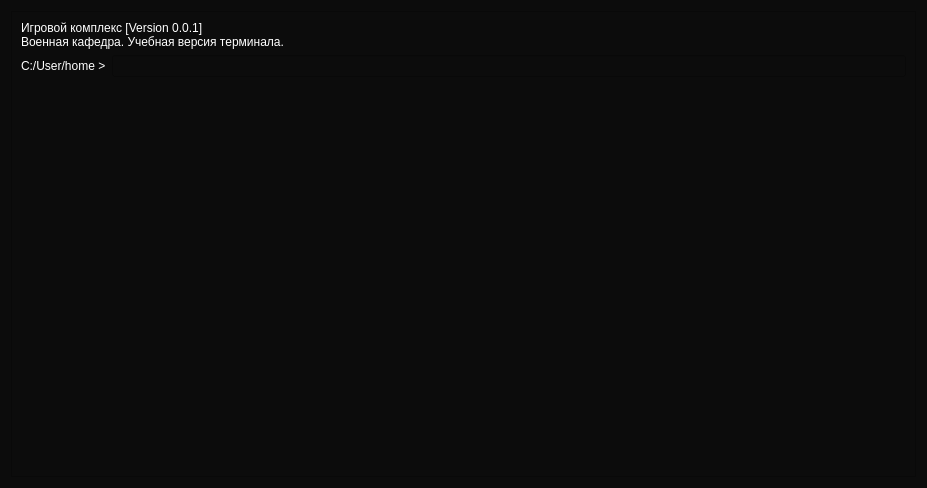
<?xml version="1.0" encoding="UTF-8"?>
<ui version="4.0">
 <class>Dialog</class>
 <widget class="QDialog" name="Dialog">
  <property name="geometry">
   <rect>
    <x>0</x>
    <y>0</y>
    <width>927</width>
    <height>488</height>
   </rect>
  </property>
  <property name="windowTitle">
   <string>Dialog</string>
  </property>
  <property name="styleSheet">
   <string notr="true">background-color:rgb(12,12,12);</string>
  </property>
  <layout class="QVBoxLayout" name="verticalLayout">
   <item>
    <widget class="QScrollArea" name="scrollArea">
     <property name="widgetResizable">
      <bool>true</bool>
     </property>
     <widget class="QWidget" name="scrollAreaWidgetContents">
      <property name="geometry">
       <rect>
        <x>0</x>
        <y>0</y>
        <width>907</width>
        <height>468</height>
       </rect>
      </property>
      <layout class="QHBoxLayout" name="horizontalLayout">
       <item>
        <layout class="QVBoxLayout" name="verticalLayout_3">
         <item>
          <widget class="QLabel" name="label_3">
           <property name="styleSheet">
            <string notr="true">color: white;
font: 12pt &quot;Consolas&quot;;</string>
           </property>
           <property name="text">
            <string>Игровой комплекс [Version 0.0.1]
Военная кафедра. Учебная версия терминала.</string>
           </property>
          </widget>
         </item>
         <item>
          <layout class="QHBoxLayout" name="horizontalLayout_7">
           <item>
            <widget class="QLabel" name="label">
             <property name="styleSheet">
              <string notr="true">color: white;
font: 12pt &quot;Consolas&quot;;</string>
             </property>
             <property name="text">
              <string>C:/User/home &gt;</string>
             </property>
            </widget>
           </item>
           <item>
            <widget class="QLineEdit" name="lineEdit">
             <property name="styleSheet">
              <string notr="true">color: white;
font: 12pt &quot;Consolas&quot;;
border-color: black</string>
             </property>
            </widget>
           </item>
          </layout>
         </item>
         <item>
          <widget class="QLabel" name="label_2">
           <property name="styleSheet">
            <string notr="true">color: white;
font: 12pt &quot;Consolas&quot;;</string>
           </property>
           <property name="text">
            <string/>
           </property>
          </widget>
         </item>
         <item>
          <widget class="QLabel" name="label_4">
           <property name="styleSheet">
            <string notr="true">color: white;
font: 12pt &quot;Consolas&quot;;</string>
           </property>
           <property name="text">
            <string/>
           </property>
          </widget>
         </item>
         <item>
          <spacer name="verticalSpacer">
           <property name="orientation">
            <enum>Qt::Vertical</enum>
           </property>
           <property name="sizeHint" stdset="0">
            <size>
             <width>20</width>
             <height>40</height>
            </size>
           </property>
          </spacer>
         </item>
        </layout>
       </item>
      </layout>
     </widget>
    </widget>
   </item>
  </layout>
 </widget>
 <resources/>
 <connections/>
</ui>
